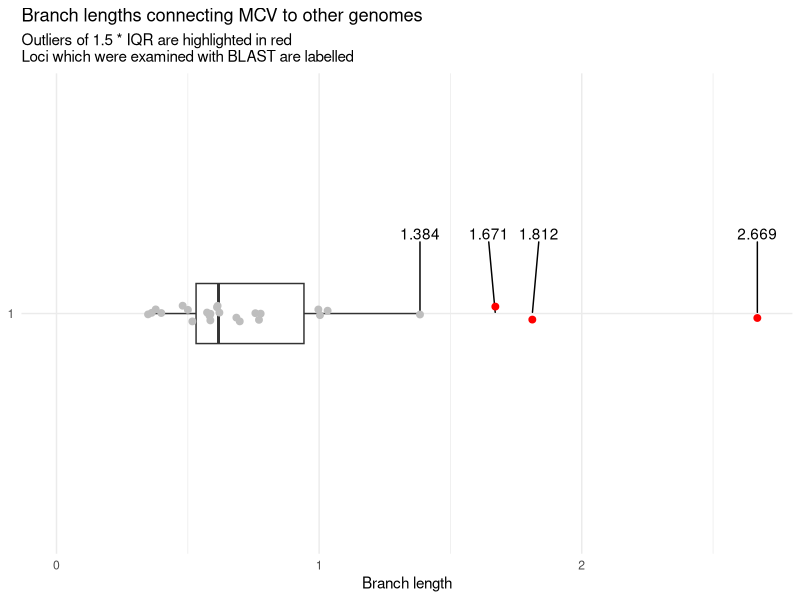

This chart was generated by the following R code:
library(tidyverse)
library(ggrepel)

# input vector
x <- c(
  0.6978, 0.3992, 0.5175, 0.7774, 2.6686, 0.6114, 0.6201, 1.8119,
  1.0034, 0.5732, 0.5004, 1.032, 0.6852, 0.7711, 0.5864, 0.378,
  1.384, 0.757, 0.3488, 0.5829, 0.5857, 0.9972, 1.6709, 0.6136,
  0.3623, 0.4802
)

# thresholds
q1 <- quantile(x, 0.25)
q3 <- quantile(x, 0.75)
iqr <- q3 - q1
hi  <- q3 + 1.5 * iqr

df <- tibble(idx = seq_along(x),
             value = x,
             outlier = value > hi)

# plot (highlight only high outliers)
ggplot(df, aes(x = factor(1), y = value)) +
  geom_boxplot(width = 0.15, outlier.shape = NA) +
  geom_text_repel(data = df |> filter(outlier),
                  aes(label = round(value, 3)),
                  nudge_x = 0.2, min.segment.length = 0) +
  geom_text_repel(data = df |> filter(value==1.384),
                  aes(label = round(value, 3)),
                  nudge_x = 0.2, min.segment.length = 0) +
  geom_jitter(aes(color = outlier), width=0.02, size = 2, alpha = 1) +
  scale_color_manual(values = c(`TRUE` = "red", `FALSE` = "grey")) +
  coord_flip() +
  labs(x = NULL, y = "Branch length",
       title = "Branch lengths connecting MCV to other genomes",
       subtitle = "Outliers of 1.5 * IQR are highlighted in red \nLoci which were examined with BLAST are labelled") +
  theme_minimal() +
  ylim(0, NA) +
  theme(legend.position = "none")

